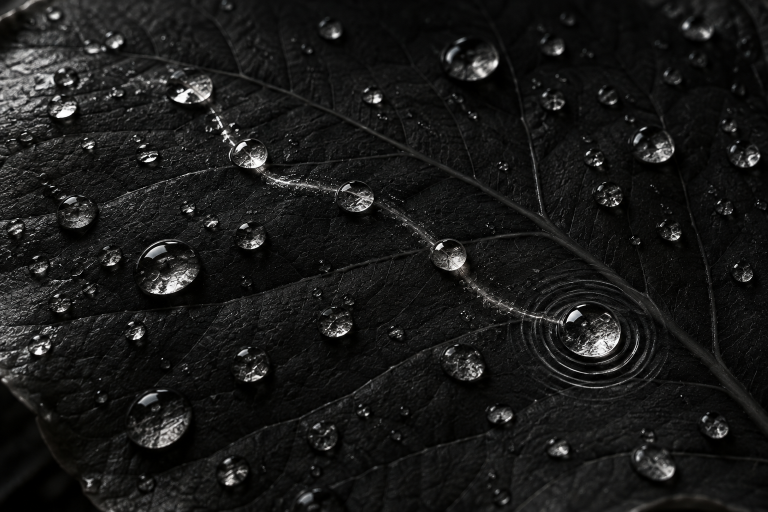
#> input picture SHIZUKU/assets/leaf.png, 1536 x 1024 px (shown at 1/2 size)
$ python bake_vein_light.py
#> lines starting #> are read from the running program, lines starting #| are printed output that depends on the picture; after the words box and inside, x2 and y2 are one past the last pixel; in counts of white or black regions, pixels touching at a corner belong together
"""Bake image-aligned wet-light frames; needs Pillow and numpy, never runs in browser."""
from pathlib import Path
import heapq, json, re
import numpy as np
from PIL import Image, ImageFilter
ROOT=Path(__file__).resolve().parents[1]
photo=Image.open(ROOT/'assets/leaf.png').convert('L').resize((768,512),Image.Resampling.LANCZOS)
gray=np.asarray(photo,dtype=np.float32)/255
ridge=np.zeros_like(gray)
freq_y=np.fft.fftfreq(gray.shape[0])[:,None];freq_x=np.fft.fftfreq(gray.shape[1])[None,:]
spectrum=np.fft.fft2(gray)
for sigma in (2.8,4.8,7.0):
 b=np.fft.ifft2(spectrum*np.exp(-2*np.pi*np.pi*sigma*sigma*(freq_x*freq_x+freq_y*freq_y))).real
 gy,gx=np.gradient(b); hyy,hyx=np.gradient(gy);hxy,hxx=np.gradient(gx)
 hxx*=sigma*sigma;hyy*=sigma*sigma;hxy=(hxy+hyx)*.5*sigma*sigma
 gap=np.sqrt((hxx-hyy)**2+4*hxy*hxy)
 l1=(hxx+hyy-gap)*.5;l2=(hxx+hyy+gap)*.5
 swap=np.abs(l1)>np.abs(l2);small=np.where(swap,l2,l1);large=np.where(swap,l1,l2)
 ratio=np.abs(small)/(np.abs(large)+1e-6)
 strength=np.sqrt(small*small+large*large)
 v=np.exp(-ratio*ratio/.18)*(1-np.exp(-strength*strength/.0032))
 v[large>=0]=0;ridge=np.maximum(ridge,v)
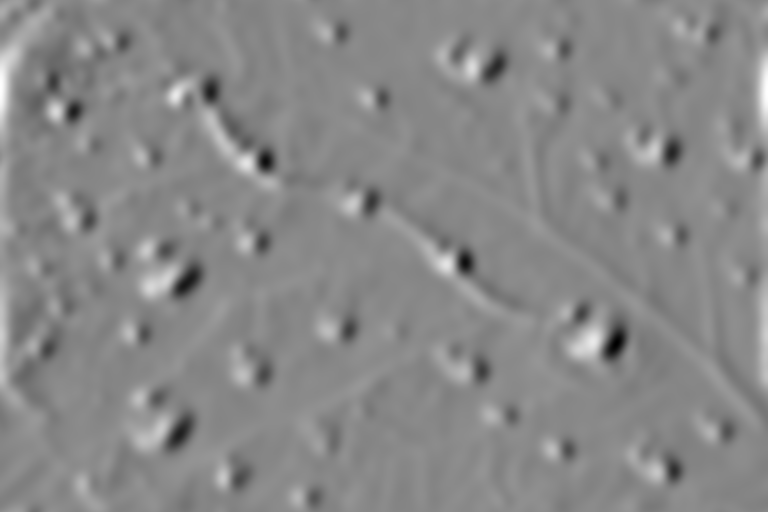
#> gx: shape (512, 768) float64; min -0.0308, max 0.0267, mean -1.1e-07; drawn with min black and max white
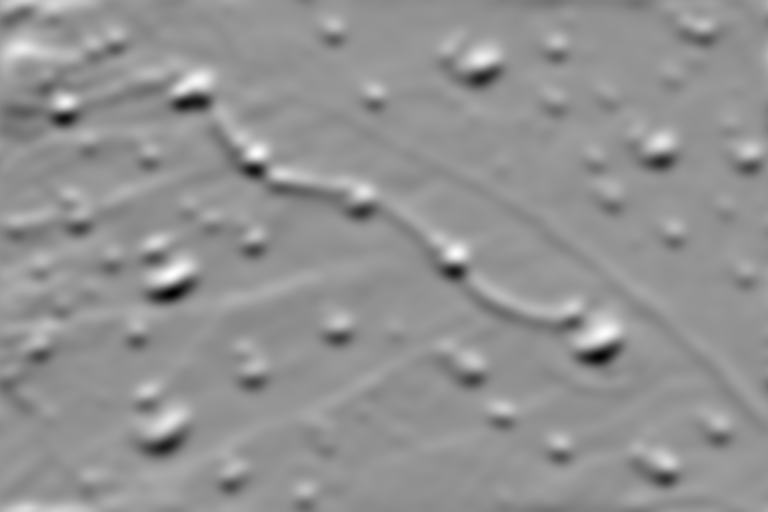
#> gy: shape (512, 768) float64; min -0.0339, max 0.0247, mean -8.19e-09; drawn with min black and max white
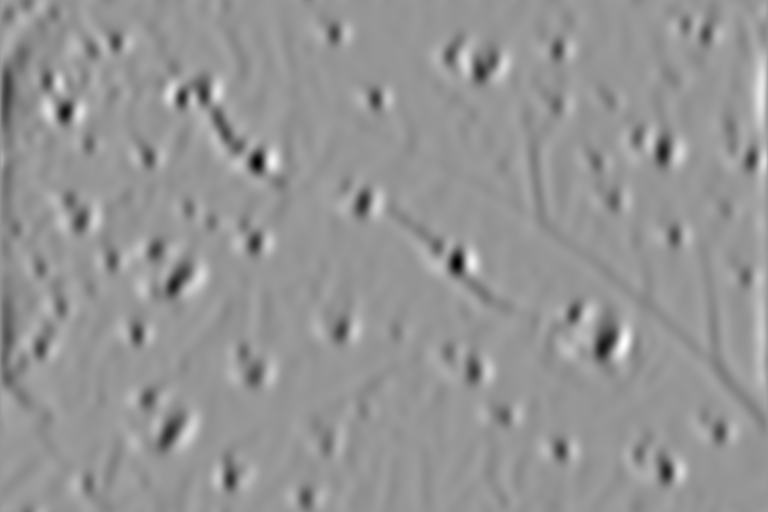
#> hxx: shape (512, 768) float64; min -0.206, max 0.145, mean -5.87e-06; drawn with min black and max white
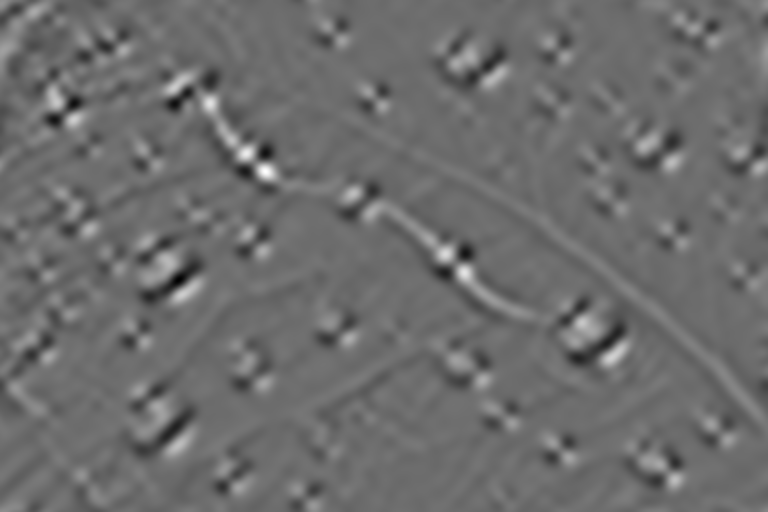
#> hxy: shape (512, 768) float64; min -0.105, max 0.14, mean -1.73e-12; drawn with min black and max white
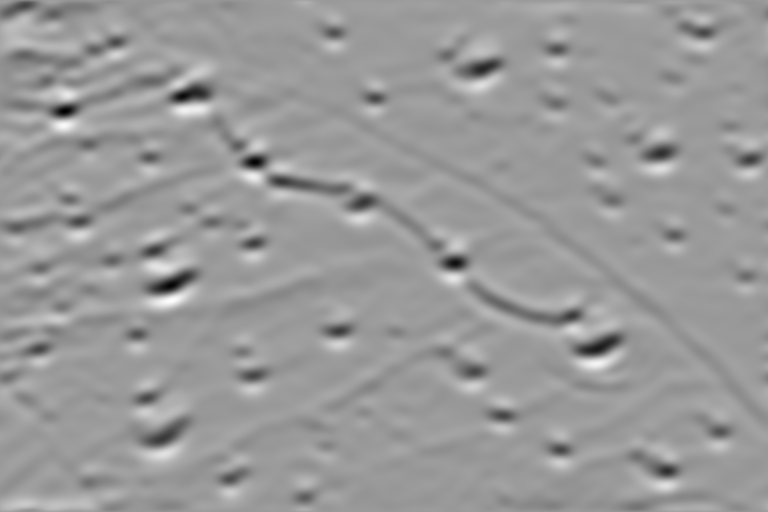
#> hyy: shape (512, 768) float64; min -0.248, max 0.162, mean 2.36e-07; drawn with min black and max white
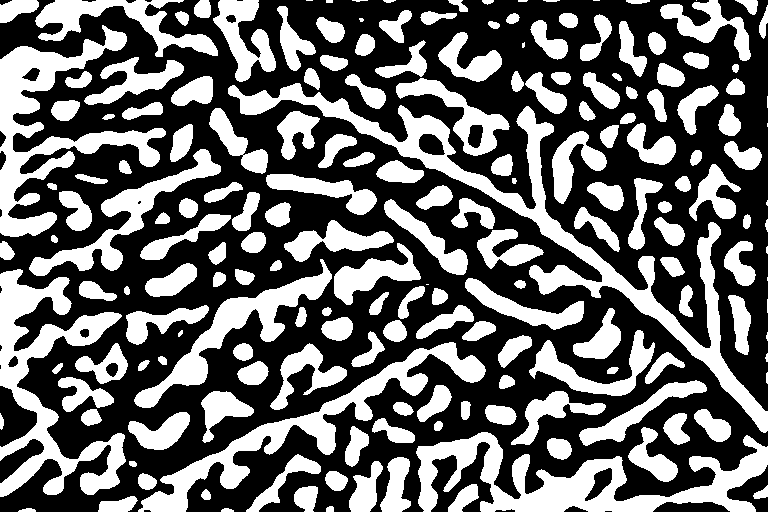
#> swap: shape (512, 768) bool; 40.8% white; 189 white regions (15 under 20 px), largest, box (x1, y1, x2, y2) and area: (228, 83, 768, 433) 15033, (416, 432, 768, 512) 11041, (0, 269, 126, 497) 10041
# Retain image pixels only: no invented centerlines or animated bends.
ridge=np.clip((ridge-.13)/.55,0,1)**.85
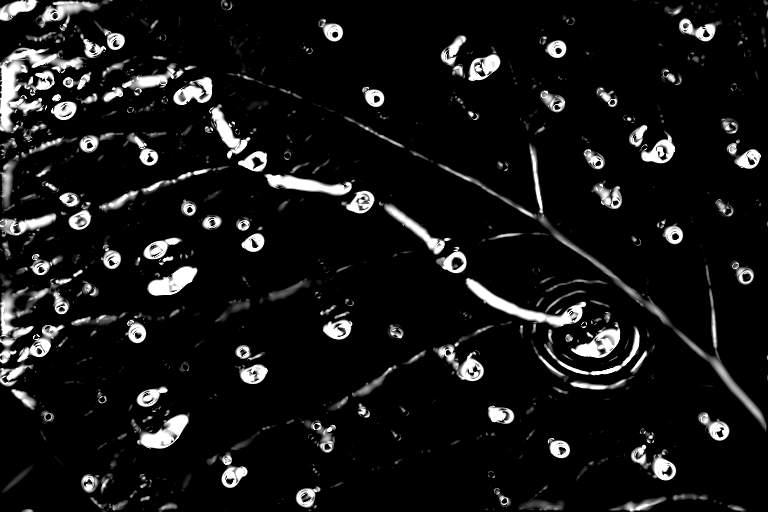
#> ridge: shape (512, 768) float64; min 0, max 1, mean 0.0852
#> (the run stopped early here; a loop or call above may not have finished)
